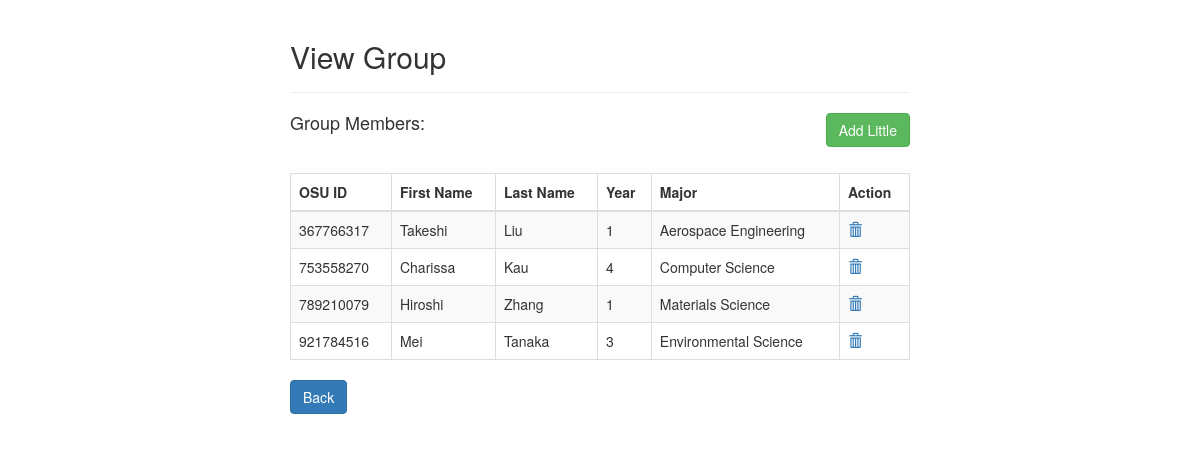
Page /viewGroup.php?Group_number=1&Group_name=Iron Man on the committed database.
### tables this page shows
CREATE TABLE `Members` (
  `OSU_ID` int(11) NOT NULL,
  `Fname` varchar(255) NOT NULL,
  `Lname` varchar(255) NOT NULL,
  `Year` int(11) NOT NULL,
  `Major` varchar(255) NOT NULL,
  `Group_number` int(11) DEFAULT NULL
);

### viewGroup.php (the view, shortened to what this page needs)
<?php
    require_once "config.php";
?>
<!DOCTYPE html>
<html lang="en">
<head>
    <link rel="stylesheet" href="https://maxcdn.bootstrapcdn.com/bootstrap/3.3.7/css/bootstrap.css">
</head>
<body>
    <div class="wrapper">
        <div class="container-fluid">
            <div class="row">
                <div class="col-md-12">
                    <div class="page-header clearfix">
                        <h2 class="pull-left">View Group</h2>
                    </div>
                    <?php
                    if(isset($_GET["Group_number"]) && !empty(trim($_GET["Group_number"]))){
                        $Group_number = $_SESSION["Group_number"];
                        echo "<a href='createLittle.php?Group_number=$Group_number' class='btn btn-success pull-right'>Add Little</a>";
                    }
                    if(isset($_SESSION["Group_number"]) ){
                    $sql = "SELECT OSU_ID, Fname, Lname, Year, Major
                            FROM Members
                            WHERE Group_number = ?
                            ";
                    if($stmt = mysqli_prepare($link, $sql)){
                        mysqli_stmt_bind_param($stmt, "i", $param_Group_number);
                        if(mysqli_stmt_execute($stmt)){
                            $result = mysqli_stmt_get_result($stmt);
                            echo"<h4> Group Members: </h4><p>";
                            echo"<br>";
                            if(mysqli_num_rows($result) > 0){
                                echo "<table class='table table-bordered table-striped'>";
                                    echo "<thead>";
                                        echo "<tr>";
                                            echo "<th>OSU ID</th>";
                                            echo "<th>First Name</th>";
                                            echo "<th>Last Name </th>";
                                            echo "<th>Year</th>";
                                            echo "<th>Major</th>";
                                            echo "<th>Action</th>";
                                        echo "</tr>";
                                    echo "</thead>";
                                    echo "<tbody>";
                                    while($row = mysqli_fetch_array($result)){
                                        echo "<tr>";
                                        echo "<td>" . $row['OSU_ID'] . "</td>";
                                        echo "<td>" . $row['Fname'] . "</td>";
                                        echo "<td>" . $row['Lname']."</td>";
                                        echo "<td>" . $row['Year'] . "</td>";
                                        echo "<td>" . $row['Major'] . "</td>";
                                        echo "<td>";
                                            echo "<a href='deleteLittle.php?Group_number=". $_SESSION["Group_number"] . "&OSU_ID=" . $row['OSU_ID'] ."' title='Delete Little' data-toggle='tooltip'><span class='glyphicon glyphicon-trash'></span></a>";
                                            echo "</td>";
                                        echo "</tr>";
                                    }
                                    echo "</tbody>";
                                echo "</table>";
                            } else {
                                echo "No Littles. ";
                            }
                        } else{
                            header("location: error.php");
                            exit();
                        }
                    }
                } else{
                    header("location: error.php");
                    exit();
                }
                ?>
                    <p><a href="big_little_groups.php" class="btn btn-primary">Back</a></p>
                </div>
            </div>
        </div>
    </div>
</body>
</html>

### viewGroup.php (style rules this page uses)
.wrapper { width: 650px; margin: 0 auto; }
.page-header h2 { margin-top: 0; }
table tr td:last-child a { margin-right: 15px; }

### rows in the picture
members: OSU_ID "367766317", Fname "Takeshi", Lname "Liu", Year "1", Major "Aerospace Engineering"
members: OSU_ID "753558270", Fname "Charissa", Lname "Kau", Year "4", Major "Computer Science"
members: OSU_ID "789210079", Fname "Hiroshi", Lname "Zhang", Year "1", Major "Materials Science"
members: OSU_ID "921784516", Fname "Mei", Lname "Tanaka", Year "3", Major "Environmental Science"
